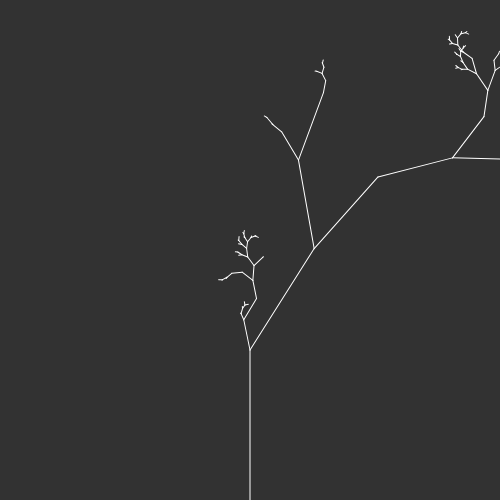
Frame 1 (no input)
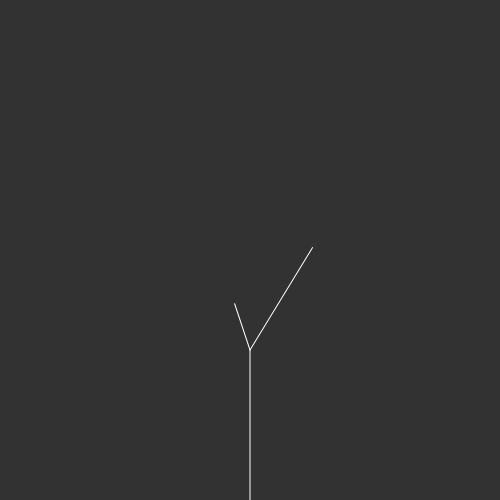
Frame 2 (the mouse pressed at the canvas centre, redrawn once)

The p5.js sketch that drew these frames (run headless with seeded random() and noise() and a simulated clock; the mouse was pressed at the canvas centre and the sketch redrawn once):

// p5.js sketch
// ── sketch.js
var angle = 0;
var slider;
var mul = 0.8;
var i = 0;

function setup() {
    
	createCanvas(500, 500);
	stroke(255);

	slider = createSlider(0, TWO_PI, PI/4, 0.01);

	textSize(10);

}


function draw() {

	noLoop();
	angle = slider.value();

	background(50);
	translate(width/2, height);
	drawBranch(150);



}


function drawBranch(len) {

	// i++;
	// text(i, 0, 0);

	line(0, 0, 0, -len);
	translate(0, -len);

	if (len > 4) {
		var r = random(1);
		if (r > 0.2) {
		// right
			push(); // save
				rotate(angle * r);
				drawBranch(len * mul);
			pop(); // restore
		}

		var r2 = random(1);
		if (r2 > 0.1) {
			// left
			push(); // save
				rotate(-angle * r2);
				drawBranch(len * mul * r2);
			pop(); // restore
		}

	}





}
